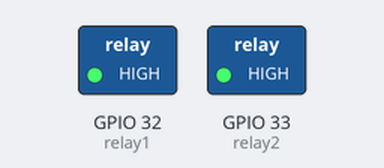
Bench run of a program on a simulated ESP32 board running MicroPython. Shown: switched loads named in the program (green lamp = pin HIGH). What the program prints to the serial console is not drawn. At 0.0 s the program stops and its outputs stay as they are.

Above: at 0.1 s.
Timing chart, 0 to 1.5 s (numbered marks = the images above):
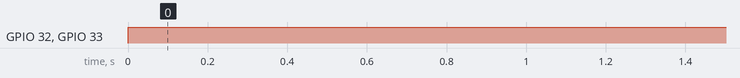

Measured:
- by itself, GPIO 32 (relay1), GPIO 33 (relay2): LOW → HIGH at 0.00 s

The program:

relay_drive.py
```python
# Relay Drive

print("I ========== START IMPORT 'relay_drive.py'                ========== I")

from machine import Pin

# Initialize GPIO32 and GPIO33 as outputs
relay1 = Pin(32, Pin.OUT)
relay2 = Pin(33, Pin.OUT)


def act_rel_1():
    relay1.value(0)  # Turn on relay connected to GPIO32


def d_act_rel_1():
    relay1.value(1)  # Turn off relay connected to GPIO32


def act_rel_2():
    relay2.value(0)  # Turn on relay connected to GPIO33


def d_act_rel_2():
    relay2.value(1)  # Turn off relay connected to GPIO33


def Cool_ON():
    relay1.value(0)  # Turn on relay connected to GPIO32


#    print("Relay-cool activated")


def Heat_ON():
    relay2.value(0)  # Turn on relay connected to GPIO33


#    print("Relay-heat activated")


def Cool_OFF():
    relay1.value(1)  # Turn off relay connected to GPIO32


#    print("Relay-cool deactivated")


def Heat_OFF():
    relay2.value(1)  # Turn off relay connected to GPIO33


#    print("Relay-heat deactivated")

Cool_OFF()
Heat_OFF()

print("I ==========   END IMPORT 'relay_drive.py'                ========== I")
```
